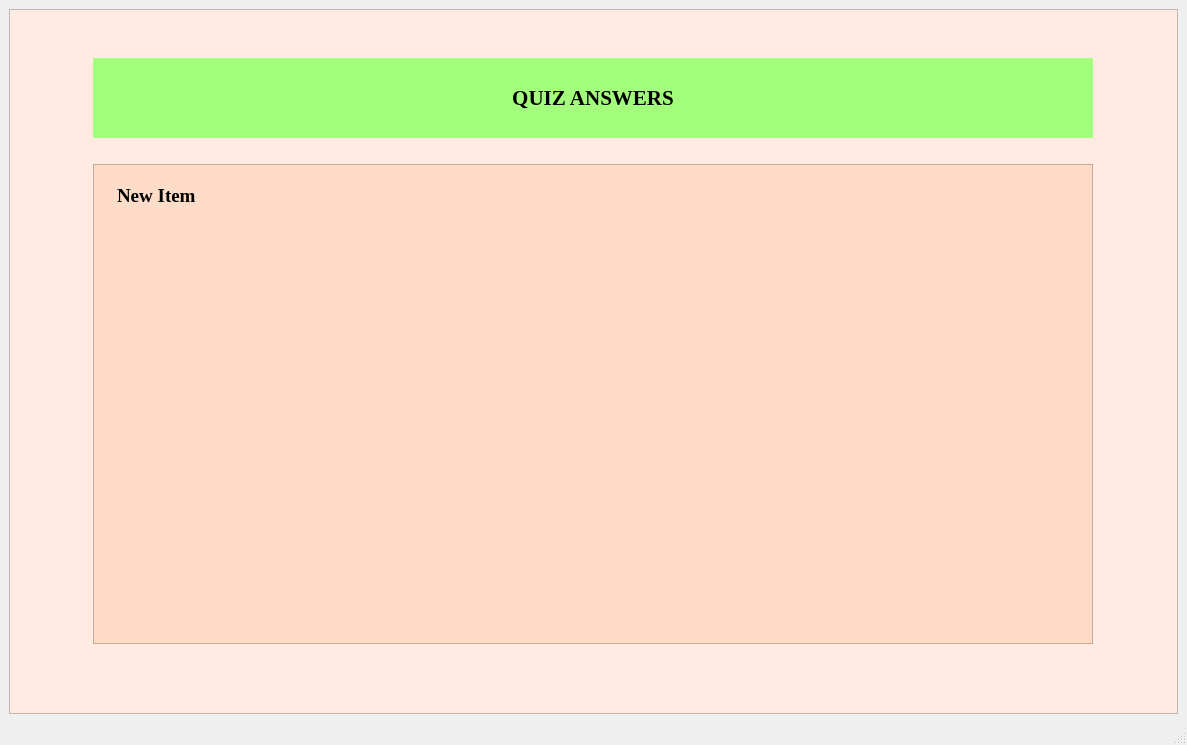
<?xml version="1.0" encoding="UTF-8"?>
<ui version="4.0">
 <class>MainWindow</class>
 <widget class="QMainWindow" name="MainWindow">
  <property name="geometry">
   <rect>
    <x>0</x>
    <y>0</y>
    <width>1187</width>
    <height>745</height>
   </rect>
  </property>
  <property name="windowTitle">
   <string>MainWindow</string>
  </property>
  <widget class="QWidget" name="centralwidget">
   <layout class="QVBoxLayout" name="verticalLayout">
    <item>
     <widget class="QScrollArea" name="scrollArea">
      <property name="styleSheet">
       <string notr="true">background-color: rgb(255, 235, 225);
</string>
      </property>
      <property name="widgetResizable">
       <bool>true</bool>
      </property>
      <widget class="QWidget" name="scrollAreaWidgetContents">
       <property name="geometry">
        <rect>
         <x>0</x>
         <y>0</y>
         <width>1163</width>
         <height>696</height>
        </rect>
       </property>
       <layout class="QVBoxLayout" name="verticalLayout_2">
        <item>
         <layout class="QGridLayout" name="gridLayout">
          <item row="2" column="0">
           <widget class="QListWidget" name="listWidget_2">
            <property name="minimumSize">
             <size>
              <width>600</width>
              <height>0</height>
             </size>
            </property>
            <property name="maximumSize">
             <size>
              <width>1000</width>
              <height>500</height>
             </size>
            </property>
            <property name="font">
             <font>
              <family>Times New Roman</family>
              <pointsize>14</pointsize>
              <weight>75</weight>
              <bold>true</bold>
             </font>
            </property>
            <property name="styleSheet">
             <string notr="true">background-color: rgb(255, 220, 199);
padding: 20px;
margin: 0px 0px 20px 0px
</string>
            </property>
            <property name="flow">
             <enum>QListView::TopToBottom</enum>
            </property>
            <property name="resizeMode">
             <enum>QListView::Adjust</enum>
            </property>
            <property name="spacing">
             <number>17</number>
            </property>
            <property name="itemAlignment">
             <set>Qt::AlignCenter</set>
            </property>
            <item>
             <property name="text">
              <string>New Item</string>
             </property>
            </item>
           </widget>
          </item>
          <item row="1" column="0">
           <layout class="QVBoxLayout" name="verticalLayout_3">
            <item>
             <widget class="QLabel" name="label_7">
              <property name="minimumSize">
               <size>
                <width>600</width>
                <height>75</height>
               </size>
              </property>
              <property name="maximumSize">
               <size>
                <width>16777215</width>
                <height>100</height>
               </size>
              </property>
              <property name="font">
               <font>
                <family>Times New Roman</family>
                <pointsize>16</pointsize>
                <weight>75</weight>
                <bold>true</bold>
               </font>
              </property>
              <property name="styleSheet">
               <string notr="true">QLabel{
	background-color:rgb(163, 255, 123);
	margin: 0px 0px 20px 0px
}</string>
              </property>
              <property name="text">
               <string>QUIZ ANSWERS</string>
              </property>
              <property name="scaledContents">
               <bool>false</bool>
              </property>
              <property name="alignment">
               <set>Qt::AlignCenter</set>
              </property>
             </widget>
            </item>
           </layout>
          </item>
         </layout>
        </item>
       </layout>
      </widget>
     </widget>
    </item>
   </layout>
  </widget>
  <widget class="QStatusBar" name="statusbar"/>
 </widget>
 <resources/>
 <connections/>
</ui>
